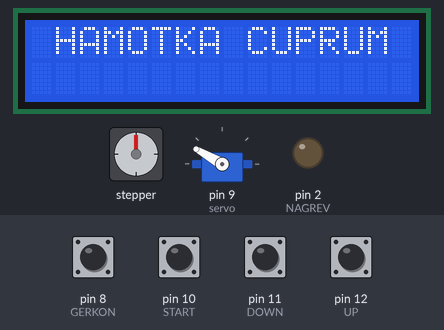
Recording of a sketch running on a simulated Arduino Uno, built with avr-gcc and run on an emulated ATmega328P. Parts: stepper motor, servo, 16×2 character LCD, output pins drawn as LEDs (lit = HIGH). Wiring (inferred from the names in the program): stepper motor driver (200 steps per turn assumed): step pin 4; direction pin 3. The test bench sets the inputs (shaded band); at power-on: pin 8 (GERKON), pin 10 (START), pin 11 (DOWN), pin 12 (UP) HIGH. Pins used as bus, display or sensor lines are not drawn.

Above: at 1.2 s.
1.3 s: pin 11 (DOWN) pulled LOW for 0.15 s
At 2.5 s:
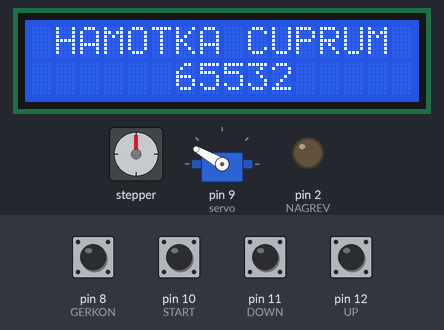
2.9 s: pin 10 (START) pulled LOW for 0.15 s
At 4.2 s:
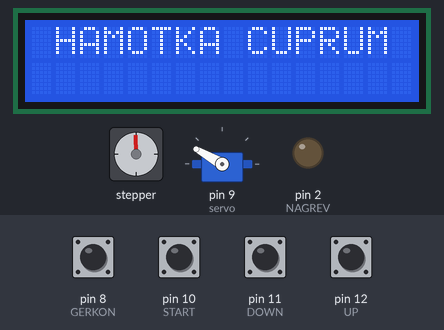
Timing chart, 0 to 5.9 s (numbered marks = the images above; inputs shaded):
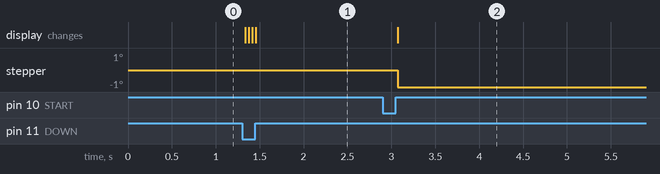

Measured:
- after the input at 1.3 s, the display: first changes at once (image 1 shows a later state)

The sketch:

Stanok_Cuprum.ino
```cpp
//Скетч под три кнопки управления станком по намотке провода от Proektirovshik
//удален oled дисплей
//видео станка ниже на ютубе и дзене
// https://youtu.be/01Un0Ifq334
// https://zen.yandex.ru/video/watch/626ea9b95bdcdb7bacf09e1d
//управляет сервоприводом укладчика провода и основным мотрчиком с редуктором
//с кнопок на выводах 11 больше и 12 меньше устанавливается значение количества витков и нажимается пуск на кнопке вывод 10
//моторредуктор висит на 3 и 4 выводах через плату контроллера D293
//сервопривод висит на 9 выводе через плату контроллера D293
//управление экраном по шине I2C

#include <Wire.h>                   //объявление библиотеки Wire
#include <LiquidCrystal_I2C.h>      //объявление библиотеки для вывода текста на LCD1602
#include <Servo.h>                  //объявление библиотеки для сервопривода
Servo servo;                        // Создаем объект сервопривод
LiquidCrystal_I2C lcd(0x27, 16, 2); //установка lcd1602 на адрес 0x27
int UP = 12;                        //кнопка переманной вперед UP присвоено значение 12
int DOWN = 11;                      //кнопка переменной назад DOWN присвоено значение 11
int START = 10;                     //кнопка переменной старт START присвоено значение 10
int NAGREV = 2;                     //порт управления нагревом
int GERKON = 8;                     //порт 8 называем GERKON / оптодатчик
int x = 0;                          //переменной x присвоено значение 0
unsigned short y = 0;               //желаемое количество витков переменной y (0 до 65535) присвоено изначально значение 0
unsigned int CountGerkon = 0;       //счетчик Геркона / оптодачика
static int j = 1;                   //вспомогательной переменной j присвоена 1 для цикла серво привода
float l = 150;                      //крайний левый угол в градусах
float r = 60;                       //крайний правый угол в градусах
float g = l;                        //g - (g=l начинаем намотку слева, g=r начинаем намотку справа )
float q = 2;                        //q - угол смещения каретки на 1 оборот (2 градуса)
#define MOT1_STP 4                  // MOT1_STP присвоить значение вывода 4
#define MOT1_DIR 3                  // MOT1_DIR присвоить значение вывода 3
unsigned long last_time;

void setup()
{
  servo.attach(9);               // Указываем объекту класса Servo, что серво присоединен к пину 9
  servo.write(g);                // Выставляем начальное положение 0 град. Диапазон (0-180) град.
  Wire.begin();                  //Инициализирует библиотеку Wire и подключается к шине I2C
  Wire.setClock(400000L);        //задаем частоту передачи данных 400кГц
  lcd.init();                    //инициализация lcd1602
  lcd.backlight();               //вкл подстветка
  pinMode(UP, INPUT_PULLUP);     //Устанавливает режим работы заданного порта(pin) как входа
  pinMode(DOWN, INPUT_PULLUP);   //Устанавливает режим работы заданного порта(pin) как входа
  pinMode(START, INPUT_PULLUP);  //Устанавливает режим работы заданного порта(pin) как входа
  pinMode(MOT1_DIR, OUTPUT);     //Устанавливает режим работы заданного порта(pin) как выхода
  pinMode(MOT1_STP, OUTPUT);     //Устанавливает режим работы заданного порта(pin) как выхода
  pinMode(NAGREV, OUTPUT);       //Устанавливает режим работы заданного порта(pin) как выхода
  pinMode(GERKON, INPUT_PULLUP); //Устанавливает режим работы заданного порта(pin) как выхода
  x = 0;                         //обнуляем
  y = 0;                         //обнуляем
}

void loop()
{
  staticmenu(); //вызов функции Надпись дисплея "НАМОТКА"

  if (!digitalRead(UP) && x == 0) //если нажата кнопка UP
  {
    staticmenu();                 //вызов функции
    y += 1;                       //прибавляем один виток при нажатии кнопки UP
    lcd.setCursor(6, 1);          //ставим курсор на 6 позицию 1 строки
    lcd.print(y, DEC);            //на экран в десятичном виде выдать значение переменной y
  }

  if (!digitalRead(DOWN) && x == 0) //если нажата кнопка DOWN
  {
    staticmenu();                 //вызов функции
    y -= 1;                       //вычитаем один виток при нажатии кнопки DOWN
    lcd.setCursor(6, 1);          //ставим курсор на 6 позицию 1 строки
    lcd.print(y, DEC);            //вывести на экран и затереть цифры с права от y (остатки от предыдущего y)
    lcd.print(" ");
  }

  if (x == 0 && y >= 1) //если x=0 и введено некоторое количество витков y больше или равно 1
  {
    if (!digitalRead(START)) //если нажата кнопка START
    {
      do //исключаем многокраную сработку
      {
        /* code */                     //кнопка START нажата многократно? Да-вверх, Нет-вниз
      } while (!digitalRead(START));
      lcd.clear();                     //очищаем дисплей
      staticmenu();                    //выводим первоначальный дисплей
      digitalWrite(MOT1_STP, HIGH);    //включаем мотор, HIGH на выходе MOT1_STP будет 5В
      stepA();                       //вызвать функцию stepA
    }
  }
}

void staticmenu() // Надпись дисплея "НАМОТКА"
{
  lcd.setCursor(0, 0);
  lcd.println(" HAMOTKA CUPRUM "); //Надпись названия программы сверху
}

void stepA() //сама функция stepA
{
  x = 1;

  do //цикл идет до тех пор пока CountGerkon не сравняется с установленным количеством намотки y
  {


    //////обработка геркона (оптодатчика)
    if (digitalRead(GERKON)) // если сработал датчик геркон или оптодатчик
    {
      do //исключаем многократную сработку
      {
        /* code */                   //геркон сработал многократно? Да-вверх, Нет-вниз
      } while (digitalRead(GERKON));
      CountGerkon += 1;              //прибавляем один при срабатывании геркона/оптодатчика
      lcd.setCursor(6, 1);           //ставим курсор на 6 позицию 1 строки
      lcd.print(CountGerkon, DEC);   //на экран в десятичном виде выдать значение переменной y

      //качание каретки
      if (j) //организуем цикл для сервопривода качания каретки вправо влево
      {
        if (g >= l)                //крайняя левая точка в градусах
        {
          j = 0;                   //качание вправо
          g = g - q;               //вычесть градус смещения (0,62) на 1 виток
        }
        else
          g = g + q;               //прибавить градус смещения (0,62) на 1 виток
      }
      else
      {
        if (g <= r)                //крайняя правая точка в градусах
        {
          j = 1;                   //качание влево
          g = g + q;               //прибавить градус смещения (0,62) на 1 виток
        }
        else
          g = g - q;               //вычесть градус смещения (0,62) на 1 виток
      }
      // END качание каретки
    }
    //////end обработки геркона (оптодатчика)

    lcd.setCursor(6, 1);          //курсор поставить на 6 позицию 1 строки
    lcd.print(CountGerkon, DEC);  //печать на экран фактического текущего значения витков переменной a
    servo.write(g);               // Поворачиваем серво на g градусов
  } while (CountGerkon <= y - 1);
  digitalWrite(MOT1_STP, LOW); //Установка значения LOW приведет к тому, что напряжение на выходе MOT1_DIR будет 0В

}
```
